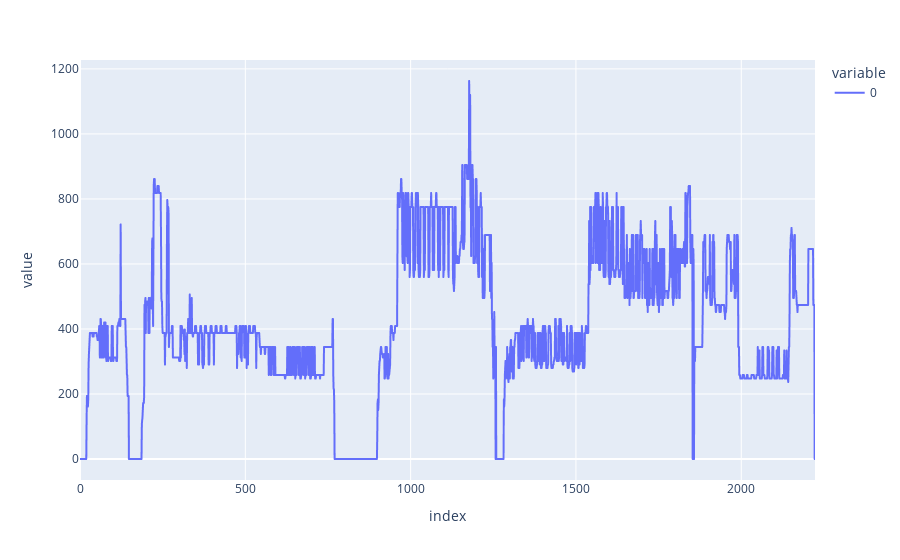

Notebook cell for this chart:
### Code cell
px.line(f0_max)

### Figure 1 — Plotly figure (JSON) as saved in the notebook; plotly's stock layout.template omitted (floating-point values rounded to 4 significant figures; data arrays with more than 128 entries replaced by an {"elided": "..."} marker saying what was removed)
{"data": [{"hovertemplate": "variable=0<br>index=%{x}<br>value=%{y}<extra></extra>", "legendgroup": "0", "line": {"color": "#636efa", "dash": "solid"}, "mode": "lines", "name": "0", "showlegend": true, "type": "scattergl", "x": {"elided": "2224 int values"}, "xaxis": "x", "y": {"elided": "2224 float values"}, "yaxis": "y"}], "layout": {"legend": {"title": {"text": "variable"}, "tracegroupgap": 0}, "margin": {"t": 60}, "xaxis": {"anchor": "y", "domain": [0, 1], "title": {"text": "index"}}, "yaxis": {"anchor": "x", "domain": [0, 1], "title": {"text": "value"}}}}
